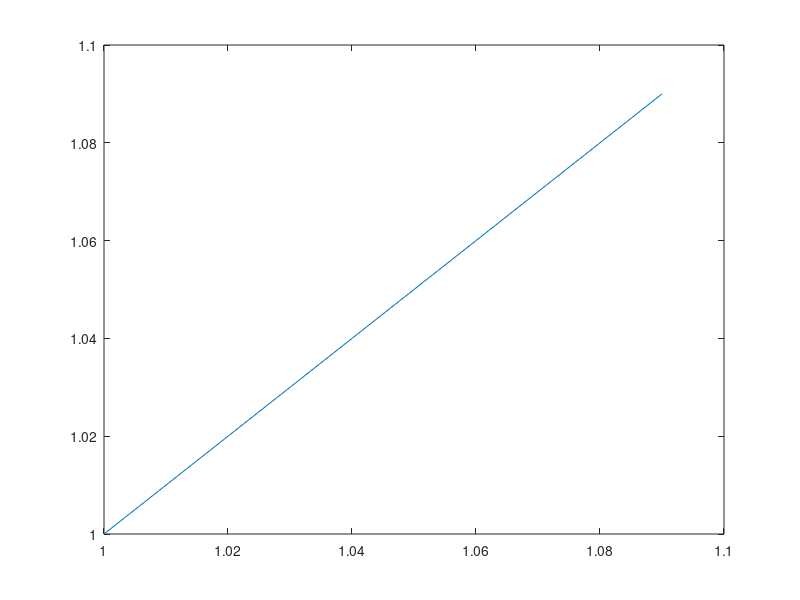

Recreate this plot in MATLAB.

% x1 = 0:0.01:100;
% x2 = -x1 + (1 - 0.09);

p1 = 1 + 0.09;
p2 = 1 + 0.09;
x1 = 1:0.01:p1;
x2 = 1:.01:p2;
% x2 = - x1;

plot(x1,x2)